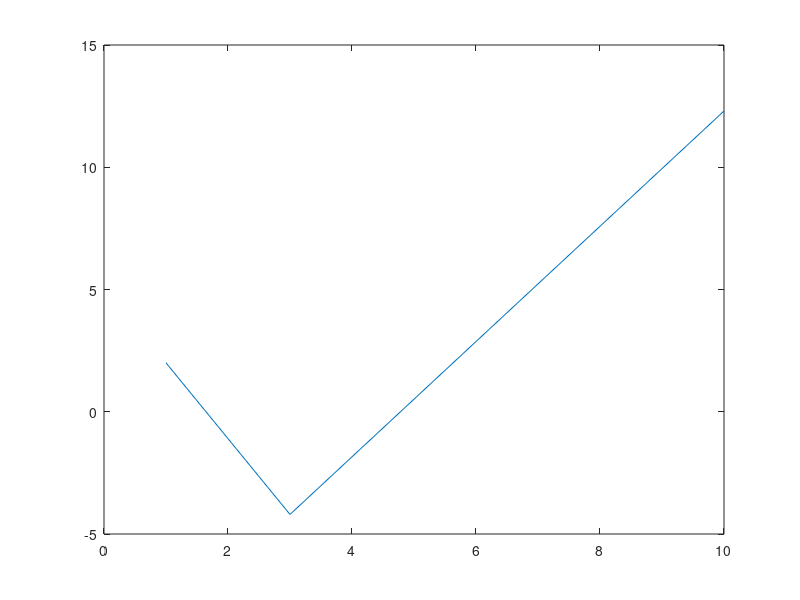
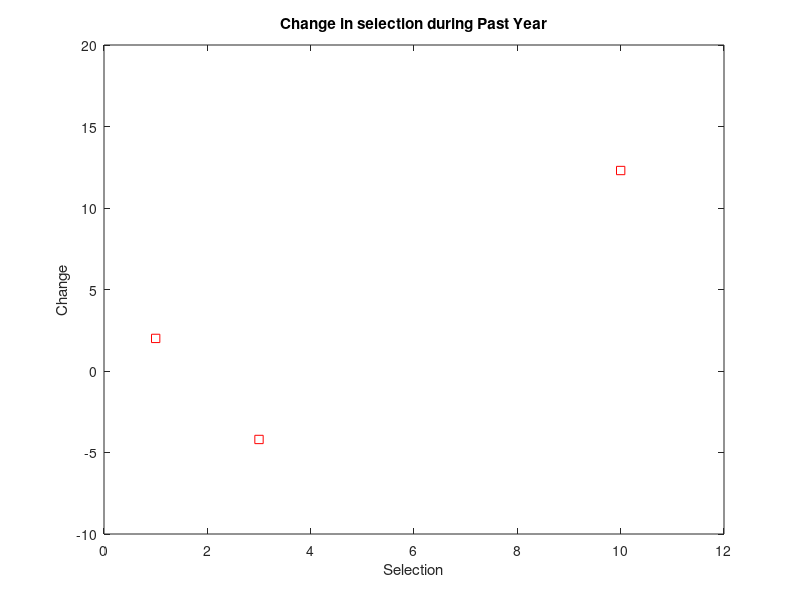
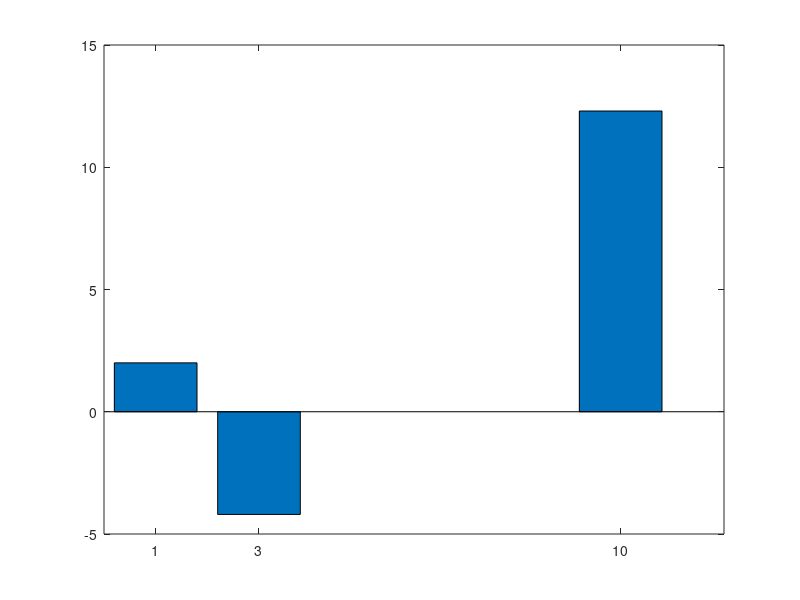
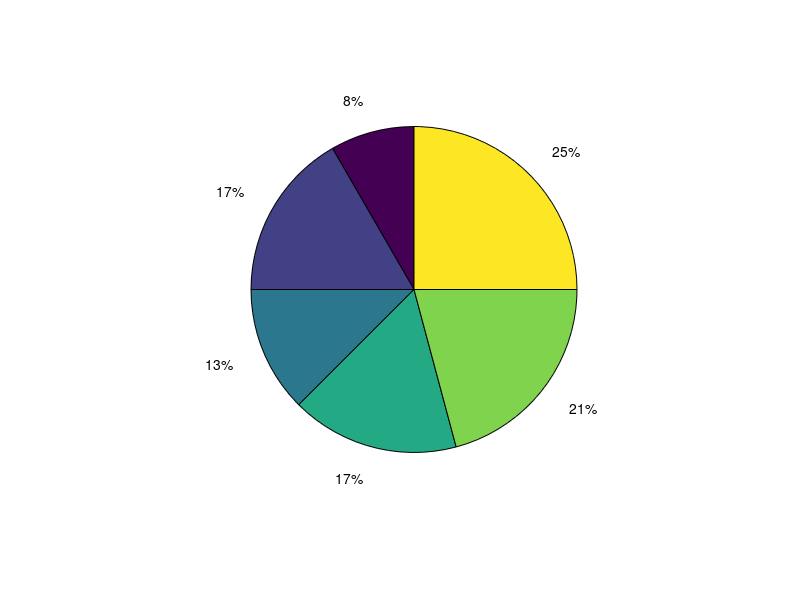

Reproduce these figures in MATLAB, in order.
% Testing the plot function

%% Declare variable
x_coordinate = [1,3,10];
y_coordinate = [2,-4.2,12.3];

%% plotting
figure;
plot(x_coordinate,y_coordinate);

%% calculate langth of variable
length(x_coordinate);

%% custumise the plot
figure;
plot(x_coordinate,y_coordinate,'rs'); % r = red, s = square

%% put label
xlabel('Selection');
ylabel('Change');
title('Change in selection during Past Year');

%% custumise the axis value
% axis([start x-axis, last x-axis, start y-axis, last y-axis])
axis([0,12,-10,20]);

%% draw bar chart
figure;
bar(x_coordinate,y_coordinate);

%% draw pie chart
figure;
pie([2 4 3 4 5 6]);
